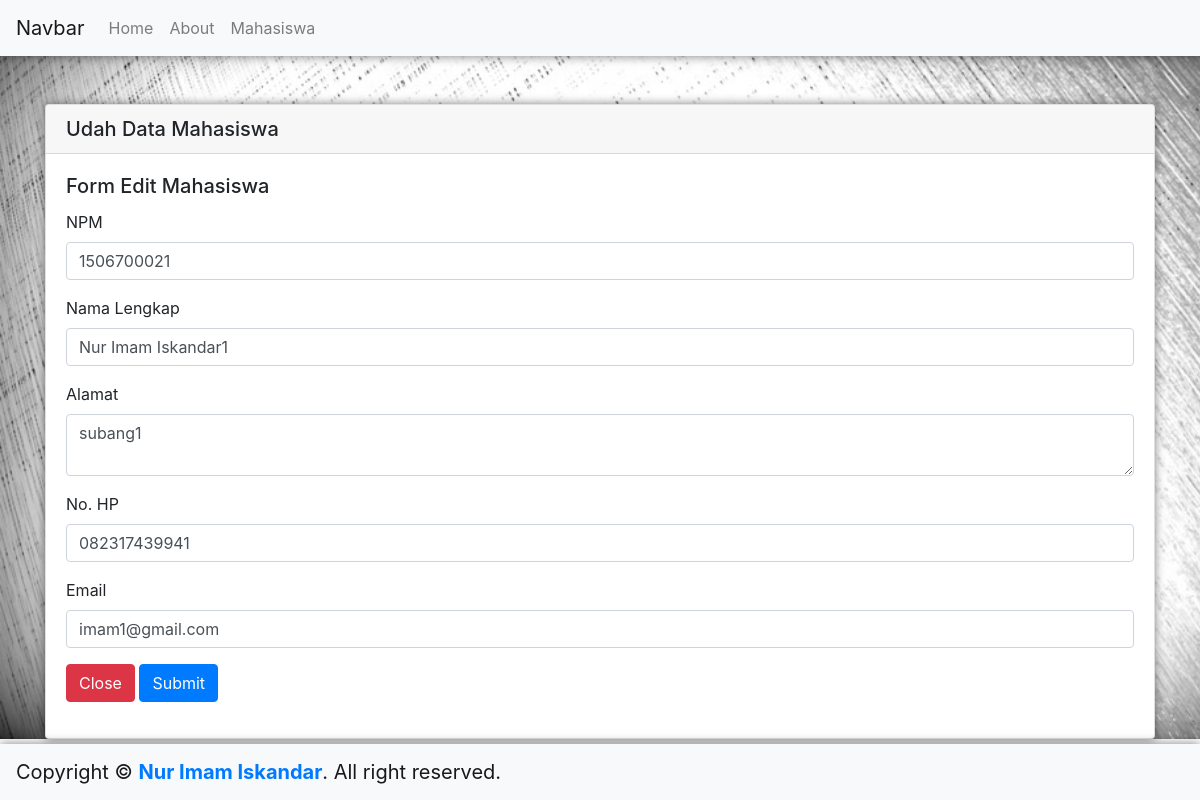
/page_edit.php?id=1, run on the app's committed database.
### tables this page shows
CREATE TABLE `mahasiswa` (
  `id` int(11) NOT NULL,
  `npm` int(255) NOT NULL,
  `nama` varchar(255) NOT NULL,
  `alamat` text NOT NULL,
  `nohp` varchar(255) NOT NULL,
  `email` varchar(255) NOT NULL,
  `waktu` timestamp NOT NULL DEFAULT CURRENT_TIMESTAMP ON UPDATE CURRENT_TIMESTAMP
);

### page_edit.php (the view, shortened to what this page needs)
<?php include '_header.php'; ?>
<div class="container mt-5">
  <div class="card im-box">
    <h5 class="card-header">Udah Data Mahasiswa</h5>
    <div class="card-body">
      <h5 class="card-title">Form Edit Mahasiswa</h5>
      <?php
      $id = $_GET['id'];
      $data = mysqli_query($con, "SELECT * FROM mahasiswa WHERE id = $id");
      foreach ($data as $row) : ?>
        <form action="proses_edit.php" method="POST">
          <div class="form-group">
            <label for="">NPM</label>
            <input type="text" name="npm" class="form-control" value="<?= $row['npm'] ?>">
          </div>
          <div class="form-group">
            <label for="">Nama Lengkap</label>
            <input type="text" name="nama" class="form-control" value="<?= $row['nama'] ?>">
          </div>
          <div class="form-group">
            <label for="">Alamat</label>
            <textarea name="alamat" rows="2" class="form-control"><?= $row['alamat'] ?></textarea>
          </div>
          <div class="form-group">
            <label for="">No. HP</label>
            <input type="text" name="nohp" class="form-control" value="<?= $row['nohp'] ?>">
          </div>
          <div class="form-group">
            <label for="">Email</label>
            <input type="email" name="email" class="form-control" value="<?= $row['email'] ?>">
          </div>
          <div class="form-group">
            <button type="reset" class="btn btn-danger ">Close</button>
            <button type="submit" name="submit" class="btn btn-primary ">Submit</button>
          </div>
        </form>
      <?php endforeach; ?>
    </div>
  </div>
</div>
<?php include '_footer.php'; ?>

### assets/style.css (style rules this page uses)
body { background: url(../assets/bg.jpg) no-repeat; background-size: cover; }
.navbar, .im-box { box-shadow: 0 0 10px 0 rgba(0, 0, 0, 0.5); }

### data on the page
mahasiswa: npm "1506700021", nama "Nur Imam Iskandar1", alamat "subang1", nohp "082317439941", email "imam1@gmail.com"
